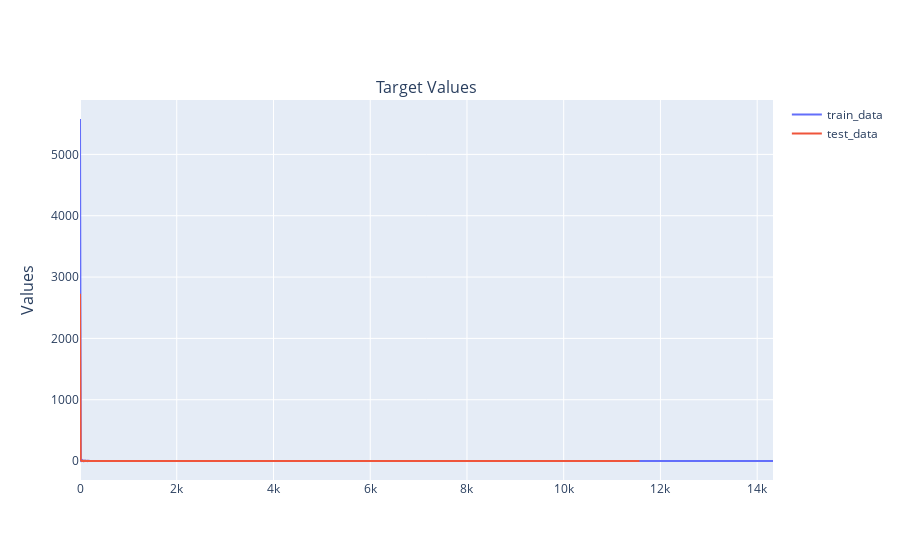

Notebook cell for this chart:
### Markdown cell above
- 10대 후반에서 30대 후반의 비율이 높은것을 확인 할 수 있음.

### Code cell
visual(train, test, "RoomService")

### Figure 1 — Plotly figure (JSON) as saved in the notebook; plotly's stock layout.template omitted (floating-point values rounded to 4 significant figures; data arrays with more than 128 entries replaced by an {"elided": "..."} marker saying what was removed)
{"data": [{"name": "train_data", "orientation": "v", "x": {"elided": "1273 int values"}, "y": {"elided": "1273 int values"}, "type": "scatter", "xaxis": "x", "yaxis": "y"}, {"name": "test_data", "orientation": "v", "x": {"elided": "842 int values"}, "y": {"elided": "842 int values"}, "type": "scatter", "xaxis": "x", "yaxis": "y"}], "layout": {"xaxis": {"anchor": "y", "domain": [0, 1], "type": "linear", "range": [0, 14327], "autorange": true}, "yaxis": {"anchor": "x", "domain": [0, 1], "type": "linear", "range": [-308.8, 5887.0], "autorange": true}, "annotations": [{"font": {"size": 16}, "showarrow": false, "text": "Target Values", "x": 0.5, "xanchor": "center", "xref": "paper", "y": 1, "yanchor": "bottom", "yref": "paper"}, {"font": {"size": 16}, "showarrow": false, "text": "Values", "textangle": -90, "x": 0, "xanchor": "right", "xref": "paper", "xshift": -40, "y": 0.5, "yanchor": "middle", "yref": "paper"}], "autosize": true}}
